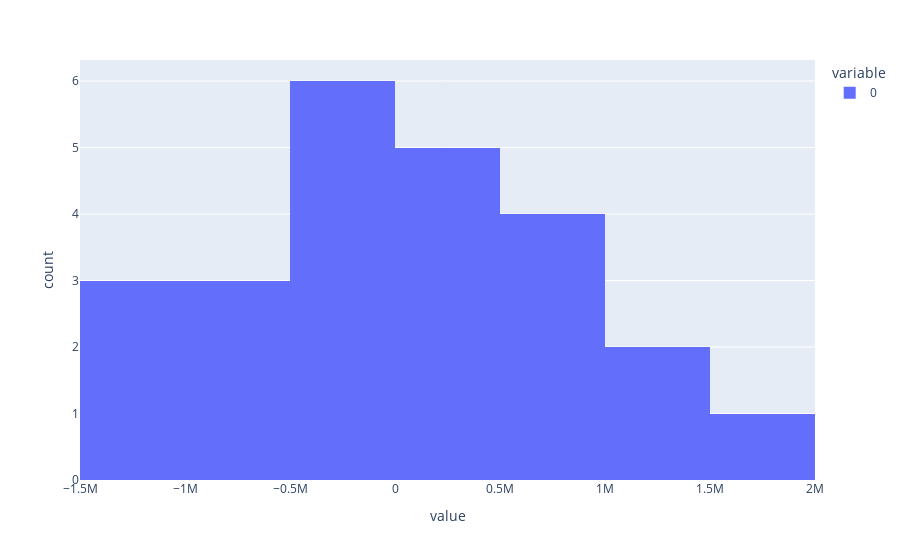

The notebook cell saved with this chart:
### Code cell
print("Linear Regression \n Proportion of coefficients equal to zero")
print(np.sum(lin.coef_==0)/len(lin.coef_))
print("\n Distribution of coefficients \n")
px.histogram(lin.coef_)

### Figure 1 — Plotly figure (JSON) as saved in the notebook; plotly's stock layout.template omitted (floating-point values rounded to 4 significant figures)
{"data": [{"alignmentgroup": "True", "bingroup": "x", "hovertemplate": "variable=0<br>value=%{x}<br>count=%{y}<extra></extra>", "legendgroup": "0", "marker": {"color": "#636efa"}, "name": "0", "offsetgroup": "0", "orientation": "v", "showlegend": true, "type": "histogram", "x": [-13580.0, -69480.0, 519900.0, -51960.0, 203000.0, -1329000.0, 1730000.0, -1410000.0, -50330.0, -730000.0, -879900.0, -1234000.0, 1470000.0, 147200.0, 1462000.0, 915500.0, 185000.0, -926500.0, 283200.0, 606800.0, 897100.0, 480200.0, -35630.0, -91440.0], "xaxis": "x", "yaxis": "y"}], "layout": {"barmode": "relative", "legend": {"title": {"text": "variable"}, "tracegroupgap": 0}, "margin": {"t": 60}, "xaxis": {"anchor": "y", "domain": [0, 1], "title": {"text": "value"}}, "yaxis": {"anchor": "x", "domain": [0, 1], "title": {"text": "count"}}}}
